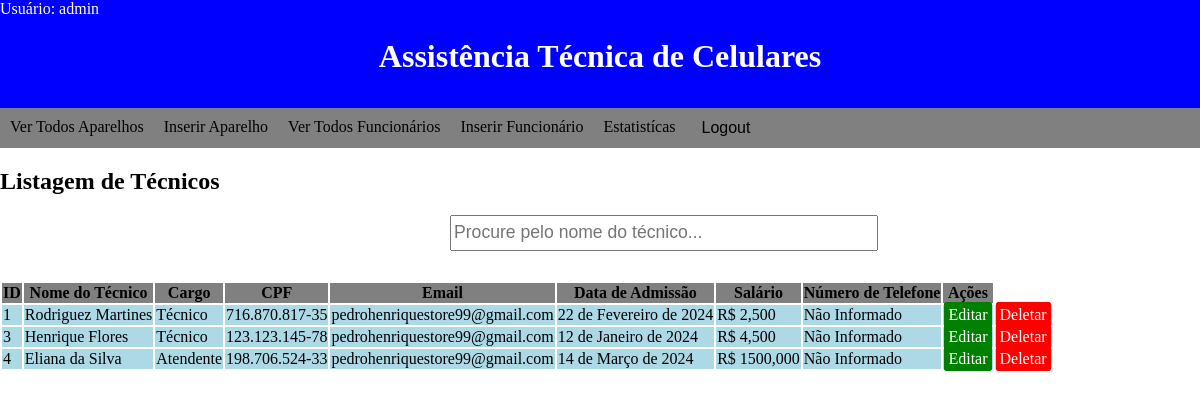
The page /list_technicals/ (signed in) on the database its author committed.
### technicals/models.py (models this page shows, shortened)
class Technicals(models.Model):
    name = models.CharField(max_length=100)
    cpf = models.CharField(max_length=20)
    email = models.EmailField()
    admission_date = models.DateField()
    salary = models.FloatField()
    employee_position = models.CharField(choices=EMPLOYEES_POSITIONS, max_length=100)
    phone_number = models.CharField(default="Não Informado", max_length=20)

### technicals/views.py (the view)
# urls.py: path("list_technicals/", ListTechnicalsView.as_view(), name='list_technicals'),
class ListTechnicalsView(LoginRequiredMixin, OnlyAdminMixin, ListView):
    template_name = "list_technicals.html"
    model = Technicals
    def get_queryset(self):
        queryset = super().get_queryset()
        search = self.request.GET.get("search", "")
        if search:
            queryset = queryset.filter(name__icontains=search)
            return queryset
        return queryset

### technicals/mixins.py (called while the page is built)
    @method_decorator(user_passes_test(lambda user: user.is_staff, login_url=reverse_lazy('only_admin')))
    def dispatch(self, *args, **kwargs):
        return super().dispatch(*args, **kwargs)

### technicals/templates/list_technicals.html
{% extends 'base.html' %}
{% load static %}
{% block styles %}
    <link rel="stylesheet" type="text/css" href="{% static 'css/base.css' %}">
    <link rel="stylesheet" type="text/css" href="{% static 'css/list_devices.css' %}">
{% endblock %}
{% block content %}
    <h2>Listagem de Técnicos</h2>
    <form class="search_form" method="get">
        <input name="search" placeholder="Procure pelo nome do técnico...">
    </form>
    <table>
        <thead>
            <tr>
                <th>ID</th>
                <th>Nome do Técnico</th>
                <th>Cargo</th>
                <th>CPF</th>
                <th>Email</th>
                <th>Data de Admissão</th>
                <th>Salário</th>
                <th>Número de Telefone</th>
                <th>Ações</th>
            </tr>
        </thead>
        <tbody>
            {% for technical in object_list %}
                <tr>
                    <td>{{ technical.id }}</td>
                    <td>{{ technical.name }}</td>
                    <td>{{ technical.employee_position }}</td>
                    <td>{{ technical.cpf }}</td>
                    <td>{{ technical.email }}</td>
                    <td>{{ technical.admission_date }}</td>
                    <td>R$ {{ technical.salary|floatformat:3 }}</td>
                    <td>{{ technical.phone_number }}</td>
                    <td><a href="{% url 'update_technical' technical.pk %}" class="edit-btn">Editar</a></td>
                    <td><a href="{% url 'delete_technical' technical.pk %}" class="delete-btn">Deletar</a></td>
                </tr>
            {% endfor %}
        </tbody>
    </table>
{% endblock %}

### app/templates/base.html (shortened to what this page needs)
<!DOCTYPE html>
{% load static %}
<html lang="pt-br">
<head>
    {% block styles %}{% endblock %}
</head>
<body>
    <header>
        {% if user.is_authenticated %}
            <p class="username">Usuário: {{ request.user }}</p>
        {% endif %}
        <h1 class="h1-base">Assistência Técnica de Celulares</h1>
    </header>
    <nav>
        <ul id="nav-bar">
            {% if user.is_authenticated %}
                <li><a href="{% url 'list_devices' %}">Ver Todos Aparelhos</a></li>
                <li><a href="{% url 'create_devices' %}">Inserir Aparelho</a></li>
            {% endif %}
            {% if user.is_staff %}
                <li><a href="{% url 'list_technicals' %}">Ver Todos Funcionários</a></li>
                <li><a href="{% url 'create_technicals' %}">Inserir Funcionário</a></li>
                <li><a href="{% url 'technicals_statistics' %}">Estatistícas</a></li>
            {% endif %}
            {% if user.is_authenticated %}
                <li><form method="post" action="{% url 'logout' %}">
                    <button type="submit" class="logout-btn">Logout</button>
                </form></li>
            {% endif %}
        </ul>
    </nav>
    <main>
        {% block content %}
        {% endblock %}
    </main>
</body>
</html>

### static/css/base.css (style rules this page uses)
body { margin: 0; }
.h1-base { margin: 0px; background-color: blue; color: white; text-align: center; height: 50px; padding: 20px; }
#nav-bar { margin: 0px; background-color: grey; display: flex; list-style: none; flex-direction: row; gap: 20px; padding: 10px; height: 20px; }
a { text-decoration: none; color: black; }
.logout-btn { background-color: grey; border: 0px; font-size: 1rem; }
.username { background-color: blue; margin-top: 0px; margin-bottom: 0px; color: white; }

### static/css/list_devices.css (style rules this page uses)
.edit-btn { background-color: green; color: white; border: 2px solid green; border-radius: 3px; padding: 2px; }
.delete-btn { background-color: red; color: white; border: 2px solid red; border-radius: 3px; padding: 2px; }
td { background: lightblue; }
th { background: grey; }
.search_form input { height: 30px; width: 420px; font-size: 1.1rem; }
.search_form { margin-left: 450px; margin-bottom: 30px; }

### rows shown on the page
Technicals: id "1", name "Rodriguez Martines", employee_position "Técnico", cpf "716.870.817-35", email "pedrohenriquestore99@gmail.com", admission_date "22 de Fevereiro de 2024", salary "2,500", phone_number "Não Informado"
Technicals: id "3", name "Henrique Flores", employee_position "Técnico", cpf "123.123.145-78", email "pedrohenriquestore99@gmail.com", admission_date "12 de Janeiro de 2024", salary "4,500", phone_number "Não Informado"
Technicals: id "4", name "Eliana da Silva", employee_position "Atendente", cpf "198.706.524-33", email "pedrohenriquestore99@gmail.com", admission_date "14 de Março de 2024", salary "1500,000", phone_number "Não Informado"

### other values the page prints
{{ request.user }} "admin"
